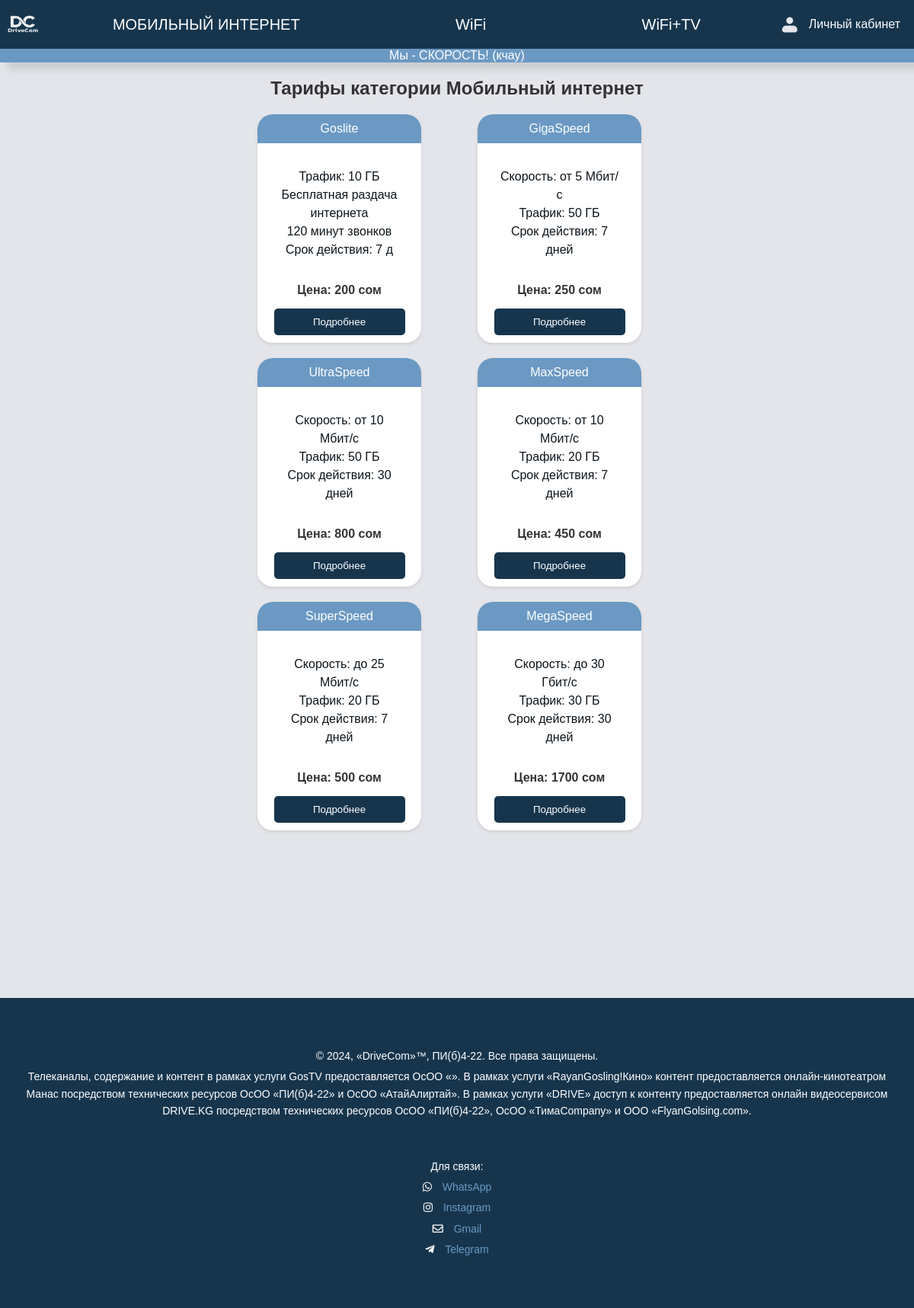
Screenshot of /mobile_internet/ with the database file from the repository.
### mainapp/models.py (models this page shows, shortened)
class Service(models.Model):
    CATEGORY_CHOICES = (
        ('mobile_internet', 'Мобильный интернет'),
        ('wifi', 'Wi-Fi'),
        ('wifi_tv', 'Wi-Fi + ТВ'),
    )
    name = models.CharField('Название', max_length=100)
    category = models.CharField('Категория', max_length=20, choices=CATEGORY_CHOICES)
    description = models.TextField('Описание услуги')
    price = models.IntegerField('Цена услуги')

### mainapp/views.py (the view)
# urls.py: path('mobile_internet/', views.mobile_internet, name='mobile_internet'),
def mobile_internet(request):
    services = Service.objects.filter(category='mobile_internet')
    return render(request, 'mainapp/mobile_internet.html', {'services': services})

### mainapp/templates/mainapp/mobile_internet.html (shortened to what this page needs)
{% load static %}
<!DOCTYPE html>
<html lang="en">
<head>
    <link rel="stylesheet" href="{% static 'mainapp/css/category.css'%}">
</head>
<body>
    <header>
        <div class="logo">
            <a href="/">
                <img src="{% static 'mainapp/img/logo.png' %}" alt="Logo" width="40" height="40">
            </a>
        </div>
        <div class="buttons">
            <button class="mobile_internet-button" onclick="redirectToCategory('mobile_internet')">МОБИЛЬНЫЙ ИНТЕРНЕТ</button>
            <button class="WIFI-button" onclick="redirectToCategory('wifi')">WiFi</button>
            <button class="WIFI+TV-button" onclick="redirectToCategory('wifi_tv')">WiFi+TV</button>
    </div>
    <div class="profile-button">
        <button class="profile-button" onclick="window.location.href='/profile/'" >
            <img src="{% static 'mainapp/img/icon-profile.png' %}" alt="Иконка профиля">
            <span>Личный кабинет</span>
        </button>
    </div>
    </header>
    <div class = "slogan">
        Мы - СКОРОСТЬ! (кчау)
    </div>
<section class="block2">
    <h2 class="h2service">Тарифы категории Мобильный интернет</h2>
    <div class="service-cards">
        {% for service in services %}
        <div class="service-card">
            <div class="service-name">
                <p>{{ service.name }}</p>
            </div>
            <div class="service-description">
                <p>{{ service.description |linebreaks }}</p>
            </div>
            <div class="price">
                <p>Цена: {{ service.price }} сом</p>
            </div>
            <button class="details-button" onclick="window.location.href='{% url 'service_detail' service.id %}'">Подробнее</button>
        </div>
        {% endfor %}
    </div>
</section>
    <link rel="stylesheet" href="https://cdnjs.cloudflare.com/ajax/libs/font-awesome/5.15.4/css/all.min.css">
<footer>
    <div class="footer-content">
        <div class="footer-text">
            <p>© 2024, «DriveCom»™, ПИ(б)4-22. Все права защищены.
            </p>
            <p>Телеканалы, содержание и контент в рамках услуги GosTV предоставляется ОсОО «». В рамках услуги «RayanGosling!Кино» контент предоставляется онлайн-кинотеатром Манас посредством технических ресурсов ОсОО «ПИ(б)4-22» и ОсОО «АтайАлиртай». В рамках услуги «DRIVE» доступ к контенту предоставляется онлайн видеосервисом DRIVE.KG посредством технических ресурсов ОсОО «ПИ(б)4-22», ОсОО «ТимаCompany» и ООО «FlyanGolsing.com».</p>
        </div>
        <div class="contact-info">
            <p>Для связи:</p>
            <p><i class="fab fa-whatsapp"></i>  <a href="https://wa.me/+996552527370" target="_blank">WhatsApp</a></p>
            <p><i class="fab fa-instagram"></i>  <a href="https://instagram.com/tima_drobovik" target="_blank">Instagram</a></p>
            <p><i class="far fa-envelope"></i>  <a href="mailto:mapotfaya@gmail.com">Gmail</a></p>
            <p><i class="fab fa-telegram-plane"></i>  <a href="https://t.me/whammbamm" target="_blank">Telegram</a></p>
        </div>
    </div>
</footer>
</body>
</html>

### mainapp/static/mainapp/css/category.css (style rules this page uses)
* { margin: 0; padding: 0; box-sizing: border-box; }
body { font-family: Arial, sans-serif; background-color: #E4E5EA; color: #333; }
header { background-color: #16354d; color: #fff; padding: 10px; display: flex; justify-content: space-between; align-items: center; }
.logo a { color: #fff; text-decoration: none; }
.buttons button { border: none; background: none; font-size: 20px; color: #FFFFFF; text-decoration: none; cursor: pointer; margin-right: 200px; }
.buttons button:last-child { margin-right: 0; }
.profile-button button { background-color: transparent; color: #fff; border: none; padding: 8px; font-size: 16px; cursor: pointer; transition: background-color 0.3s ease; display: flex; align-items:center; }
.profile-button { text-decoration: none; color:FFFFFF; }
.profile-button span { margin-left: 10px; }
.profile-button button img { margin-right: 5px; }
.slogan { width: auto; height: 39; background-color: #6B99C3; color: #FFFFFF; text-align: center; padding: 10; box-shadow: 10px 10px 10px rgba(0, 0, 0, 0.1); margin-bottom: 50; }
.block2 { margin-bottom: 20px; padding-left: 311px; padding-right: 311px; }
.h2service { margin-top: 20px; display: flex; justify-content: center; margin-bottom: 20px; }
.service-cards { display: flex; flex-wrap: wrap; justify-content: space-around; }
.service-card { height: 300px; width: 215px; padding: 20px; margin-bottom: 20px; background-color: #fff; border-radius: 20px; box-shadow: 0 2px 4px rgba(0, 0, 0, 0.1); margin-right: 20px; text-align: center; position: relative; }
.service-description { font-size: 16px; color: #0C151C; line-height: 1.5; padding: 10px; margin-top: 40px; }
.price { font-weight: bold; position: absolute; bottom: 60px; left: 0; width: 100%; }
.details-button { position: absolute; bottom: 10px; left: 50%; transform: translateX(-50%); padding: 10px 20px; background-color: #16354d; color: white; border: none; border-radius: 5px; cursor: pointer; transition: background-color 0.3s ease; width: 80% }
.service-name { background-color: #6b99c3; color: white; padding: 10px; border-top-left-radius: 20px; border-top-right-radius: 20px; position: absolute; top: 0; left: 0; right: 0; text-align: center; }
footer { background-color: #16354d; color: white; padding: 50px 20px; margin-top: 200px; text-align: center; }
.footer-content { max-width: 1200px; margin: 0 auto; }
.footer-text, .contact-info { line-height: 1.6; padding: 10px; font-size: 14px; }
.footer-text p, .contact-info p { margin: 5px 0; }
.contact-info { margin-top: 20px; }
.contact-info a { color: #6B99C3; text-decoration: none; }
.contact-info i { margin-right: 10px; }

### rows the page displays
Service: name "Goslite", description "Трафик: 10 ГБ Бесплатная раздача интернета 120 минут звонков Срок действия: 7 д", price "200"
Service: name "GigaSpeed", description "Скорость: от 5 Мбит/с Трафик: 50 ГБ Срок действия: 7 дней", price "250"
Service: name "UltraSpeed", description "Скорость: от 10 Мбит/с Трафик: 50 ГБ Срок действия: 30 дней", price "800"
Service: name "MaxSpeed", description "Скорость: от 10 Мбит/с Трафик: 20 ГБ Срок действия: 7 дней", price "450"
Service: name "SuperSpeed", description "Скорость: до 25 Мбит/с Трафик: 20 ГБ Срок действия: 7 дней", price "500"
Service: name "MegaSpeed", description "Скорость: до 30 Гбит/с Трафик: 30 ГБ Срок действия: 30 дней", price "1700"
